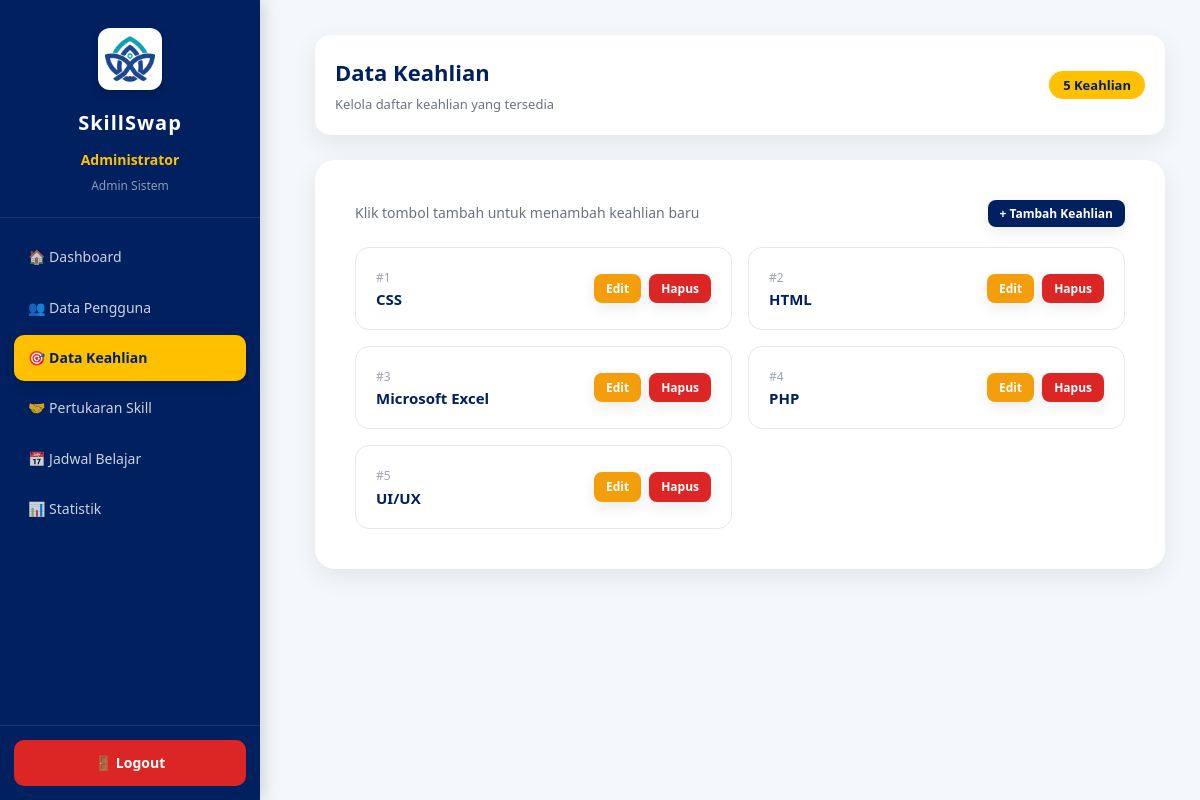
Page /admin/keahlian.php (signed in) on the committed database.
### tables this page shows
CREATE TABLE `keahlian` (
  `id_keahlian` int(11) NOT NULL,
  `nama_keahlian` varchar(100) NOT NULL
);

### config/koneksi.php (called while the page is built, shortened)
<?php
$host = "localhost";
$user = "root";
$pass = "";
$db   = "skillswap_kampus";
$koneksi = mysqli_connect($host, $user, $pass, $db);
mysqli_set_charset($koneksi, "utf8mb4");
function db_raw($sql) {
    global $koneksi;
    return mysqli_query($koneksi, $sql);
}
?>

### admin/keahlian.php (the view, shortened to what this page needs)
<?php
include "../config/koneksi.php";
$data = db_raw( "SELECT * FROM keahlian ORDER BY nama_keahlian ASC");
$total = mysqli_num_rows($data);
$data = db_raw( "SELECT * FROM keahlian ORDER BY nama_keahlian ASC");
?>
<!DOCTYPE html>
<html lang="id">
<head>
<link rel="stylesheet" href="../assets/css/style.css">
</head>
<body>
<?php include "sidebar_admin.php"; ?>
<div class="main-content">
    <div class="topbar" style="display:flex; justify-content:space-between; align-items:center;">
        <div>
            <h1 style="font-size:22px; color:var(--navy); margin:0;">Data Keahlian</h1>
            <p style="color:#6b7280; font-size:13px; margin:4px 0 0;">Kelola daftar keahlian yang tersedia</p>
        </div>
        <span class="count-badge"><?= $total; ?> Keahlian</span>
    </div>
    <div class="card">
        <div style="display:flex; justify-content:space-between; align-items:center; margin-bottom:4px;">
            <p style="color:#6b7280; font-size:14px; margin:0;">Klik tombol tambah untuk menambah keahlian baru</p>
            <button class="btn btn-primary btn-xs"
                    onclick="document.getElementById('modalTambah').style.display='flex'">
                + Tambah Keahlian
            </button>
        </div>
        <div class="skill-grid">
        <?php $no = 1; while ($row = mysqli_fetch_assoc($data)): ?>
        <div class="skill-item">
            <div>
                <div class="skill-no">#<?= $no++; ?></div>
                <div class="skill-name"><?= htmlspecialchars($row['nama_keahlian']); ?></div>
            </div>
            <div class="skill-actions">
                <a href="proses_keahlian.php?edit=<?= $row['id_keahlian']; ?>"
                   class="btn btn-warning btn-xs">Edit</a>
                <a href="proses_keahlian.php?hapus=<?= $row['id_keahlian']; ?>"
                   class="btn btn-danger btn-xs"
                   onclick="return confirm('Hapus keahlian <?= htmlspecialchars(addslashes($row['nama_keahlian'])); ?>?')">Hapus</a>
            </div>
        </div>
        <?php endwhile; ?>
        </div>
    </div>
</div>
</body>
</html>

### assets/css/style.css (style rules this page uses)
* { margin:0; padding:0; box-sizing:border-box; font-family:'Segoe UI',sans-serif; }
:root { --navy:#002060; --gold:#FFC000; --white:#ffffff; --bg:#f4f7fc; --success:#16a34a; --danger:#dc2626; --warning:#f59e0b; --shadow: 0 8px 25px rgba(0,0,0,.08); }
html { scroll-behavior:smooth; }
body { background:var(--bg); color:#333; overflow-x:hidden; line-height:1.6; }
.btn { display:inline-block; padding:13px 28px; border:none; border-radius:10px; text-decoration:none; cursor:pointer; font-weight:600; transition:.3s; box-shadow: 0 5px 15px rgba(0,0,0,.08); }
.btn-primary { background:var(--navy); color:white; }
.btn-danger { background:var(--danger); color:white; }
.btn-warning { background:var(--warning); color:white; }
.card { background:white; padding:40px; border-radius:20px; box-shadow:var(--shadow); }
.main-content { margin-left:280px; padding:35px; }
.topbar { background:white; padding:20px; border-radius:15px; margin-bottom:25px; box-shadow:var(--shadow); }

### admin/keahlian.php (style rules this page uses)
.skill-grid { display: grid; grid-template-columns: repeat(auto-fill, minmax(260px, 1fr)); gap: 16px; margin-top: 20px; }
.skill-item { background: white; border: 1.5px solid #e5e7eb; border-radius: 14px; padding: 18px 20px; display: flex; align-items: center; justify-content: space-between; gap: 12px; transition: border .2s, box-shadow .2s; }
.skill-name { font-weight: 600; color: var(--navy); font-size: 15px; }
.skill-no { font-size: 12px; color: #9ca3af; margin-top: 2px; }
.skill-actions { display: flex; gap: 8px; flex-shrink: 0; }
.btn-xs { padding: 5px 12px; font-size: 12px; border-radius: 8px; }
.count-badge { background:var(--gold); color:var(--navy); padding:4px 14px; border-radius:20px; font-size:13px; font-weight:700; }

### rows in the picture
keahlian: nama_keahlian "CSS"
keahlian: nama_keahlian "HTML"
keahlian: nama_keahlian "Microsoft Excel"
keahlian: nama_keahlian "PHP"
keahlian: nama_keahlian "UI/UX"

### other values in the picture
$_SESSION['nama'] "Administrator"
$total "5"
